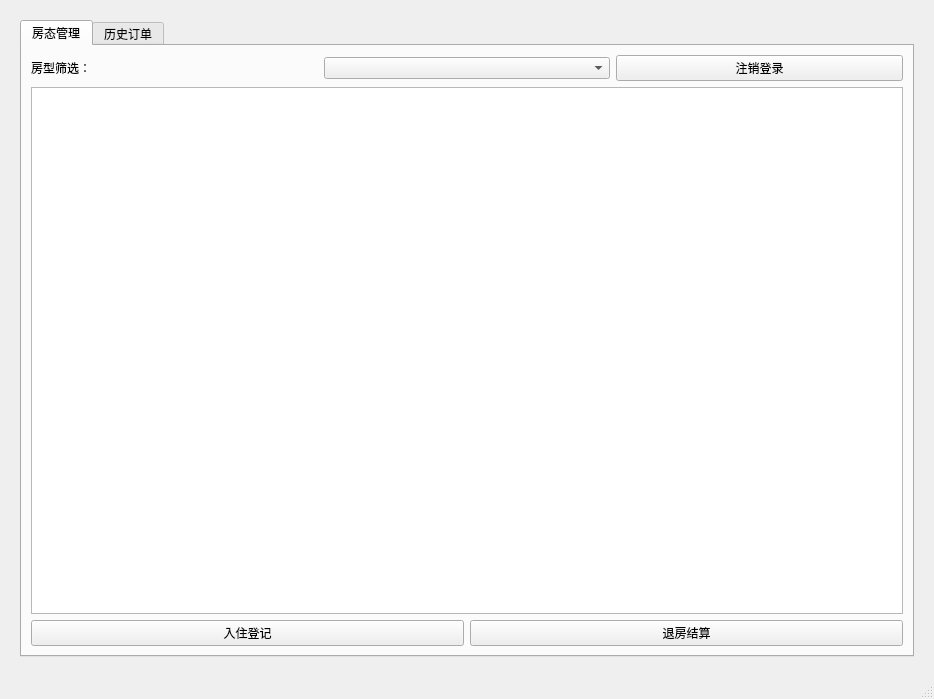
<?xml version="1.0" encoding="UTF-8"?>
<ui version="4.0">
 <class>MainWindow</class>
 <widget class="QMainWindow" name="MainWindow">
  <property name="geometry">
   <rect>
    <x>0</x>
    <y>0</y>
    <width>934</width>
    <height>699</height>
   </rect>
  </property>
  <property name="windowTitle">
   <string>MainWindow</string>
  </property>
  <widget class="QWidget" name="centralwidget">
   <layout class="QVBoxLayout" name="verticalLayout">
    <property name="leftMargin">
     <number>20</number>
    </property>
    <property name="topMargin">
     <number>20</number>
    </property>
    <property name="rightMargin">
     <number>20</number>
    </property>
    <property name="bottomMargin">
     <number>20</number>
    </property>
    <item>
     <widget class="QTabWidget" name="tabWidget">
      <property name="currentIndex">
       <number>0</number>
      </property>
      <widget class="QWidget" name="tab">
       <attribute name="title">
        <string>房态管理</string>
       </attribute>
       <layout class="QVBoxLayout" name="verticalLayout_2">
        <item>
         <layout class="QHBoxLayout" name="horizontalLayout_2">
          <item>
           <widget class="QLabel" name="lblFilter">
            <property name="layoutDirection">
             <enum>Qt::LayoutDirection::LeftToRight</enum>
            </property>
            <property name="text">
             <string>房型筛选：</string>
            </property>
            <property name="alignment">
             <set>Qt::AlignmentFlag::AlignLeading|Qt::AlignmentFlag::AlignLeft|Qt::AlignmentFlag::AlignVCenter</set>
            </property>
           </widget>
          </item>
          <item>
           <widget class="QComboBox" name="comboType"/>
          </item>
          <item>
           <widget class="QPushButton" name="btnLogout">
            <property name="text">
             <string>注销登录</string>
            </property>
           </widget>
          </item>
         </layout>
        </item>
        <item>
         <widget class="QTableView" name="tableView"/>
        </item>
        <item>
         <layout class="QHBoxLayout" name="horizontalLayout">
          <item>
           <widget class="QPushButton" name="btnCheckIn">
            <property name="text">
             <string>入住登记</string>
            </property>
           </widget>
          </item>
          <item>
           <widget class="QPushButton" name="btnCheckOut">
            <property name="text">
             <string>退房结算</string>
            </property>
           </widget>
          </item>
         </layout>
        </item>
       </layout>
      </widget>
      <widget class="QWidget" name="tab_2">
       <attribute name="title">
        <string>历史订单</string>
       </attribute>
       <layout class="QGridLayout" name="gridLayout">
        <item row="0" column="0">
         <layout class="QHBoxLayout" name="horizontalLayout_3">
          <item>
           <widget class="QLabel" name="lblSearch">
            <property name="text">
             <string>住客姓名：</string>
            </property>
           </widget>
          </item>
          <item>
           <widget class="QLineEdit" name="edtSearch">
            <property name="text">
             <string>请输入住客姓名查找...</string>
            </property>
           </widget>
          </item>
          <item>
           <widget class="QLabel" name="label">
            <property name="text">
             <string>日期范围：</string>
            </property>
           </widget>
          </item>
          <item>
           <widget class="QDateEdit" name="dateStart">
            <property name="dateTime">
             <datetime>
              <hour>0</hour>
              <minute>0</minute>
              <second>0</second>
              <year>2023</year>
              <month>12</month>
              <day>31</day>
             </datetime>
            </property>
            <property name="displayFormat">
             <string>yyyy-MM-dd</string>
            </property>
            <property name="calendarPopup">
             <bool>true</bool>
            </property>
           </widget>
          </item>
          <item>
           <widget class="QLabel" name="label_2">
            <property name="text">
             <string>至</string>
            </property>
           </widget>
          </item>
          <item>
           <widget class="QDateEdit" name="dateEnd">
            <property name="dateTime">
             <datetime>
              <hour>0</hour>
              <minute>0</minute>
              <second>0</second>
              <year>2025</year>
              <month>12</month>
              <day>31</day>
             </datetime>
            </property>
            <property name="displayFormat">
             <string>yyyy-MM-dd</string>
            </property>
            <property name="calendarPopup">
             <bool>true</bool>
            </property>
           </widget>
          </item>
          <item>
           <widget class="QPushButton" name="btnSearch">
            <property name="text">
             <string>查询</string>
            </property>
           </widget>
          </item>
          <item>
           <widget class="QPushButton" name="btnShowAll">
            <property name="text">
             <string>显示全部</string>
            </property>
           </widget>
          </item>
          <item>
           <widget class="QPushButton" name="btnExport">
            <property name="text">
             <string>导出报表</string>
            </property>
           </widget>
          </item>
         </layout>
        </item>
        <item row="1" column="0">
         <widget class="QTableView" name="viewHistory"/>
        </item>
        <item row="2" column="0">
         <layout class="QHBoxLayout" name="horizontalLayout_4">
          <item>
           <widget class="QPushButton" name="btnStats">
            <property name="text">
             <string>统计总营业额</string>
            </property>
           </widget>
          </item>
          <item>
           <widget class="QLabel" name="lblTotalIncome">
            <property name="font">
             <font>
              <pointsize>16</pointsize>
              <bold>true</bold>
             </font>
            </property>
            <property name="styleSheet">
             <string notr="true">color: rgb(200, 48, 9);font-weight: bold;</string>
            </property>
            <property name="text">
             <string>当前总收入：0.00 元</string>
            </property>
           </widget>
          </item>
          <item>
           <widget class="QPushButton" name="btnLogout_2">
            <property name="text">
             <string>注销登录</string>
            </property>
           </widget>
          </item>
         </layout>
        </item>
       </layout>
      </widget>
     </widget>
    </item>
   </layout>
  </widget>
  <widget class="QMenuBar" name="menubar">
   <property name="geometry">
    <rect>
     <x>0</x>
     <y>0</y>
     <width>934</width>
     <height>25</height>
    </rect>
   </property>
  </widget>
  <widget class="QStatusBar" name="statusbar"/>
 </widget>
 <resources/>
 <connections/>
</ui>
